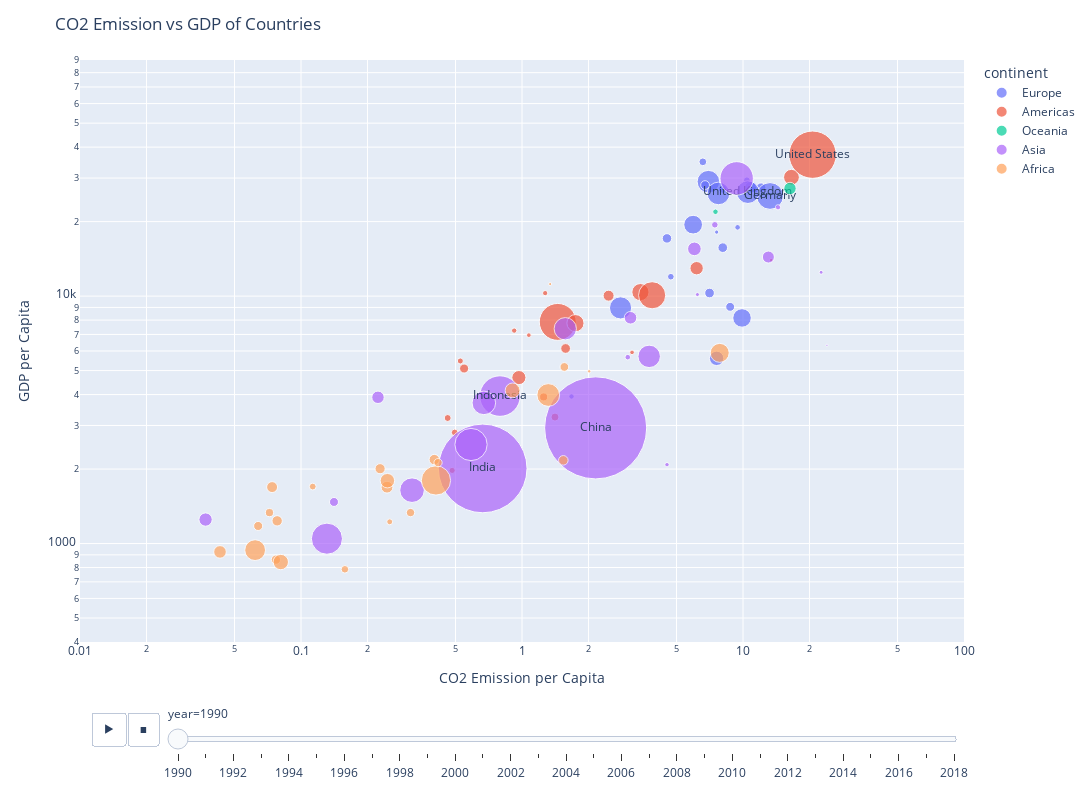

The notebook cell saved with this chart:
### Code cell
import plotly.express as px

source = co2

highlighted_countries = ['United States', 'China', 'India', 'Indonesia', 'United Kingdom', 'Germany']

# Create a new column for text values based on the condition
source['text_value'] = source['country'].apply(lambda country: country if country in highlighted_countries else '')

fig = px.scatter(data_frame=source, 
           x="co2_per_capita", 
           y="gdp_per_capita", 
           animation_frame="year", 
           animation_group="country",
           size="population", 
           color="continent", 
           hover_name="country", 
           log_x = True, log_y=True,
           size_max=80,
           width=1200,
           height=800,
           # text_baseline='bottom',
           range_x=[0.01,100], 
           range_y=[400,90000],
           text='text_value'
          )


fig.update_layout(
    title='CO2 Emission vs GDP of Countries',
    xaxis_title='CO2 Emission per Capita',
    yaxis_title='GDP per Capita'
)

fig.show()

### Figure 1 — Plotly figure (JSON) as saved in the notebook; plotly's stock layout.template omitted (floating-point values rounded to 4 significant figures)
{"data": [{"hovertemplate": "<b>%{hovertext}</b><br><br>continent=Europe<br>year=1990<br>co2_per_capita=%{x}<br>gdp_per_capita=%{y}<br>population=%{marker.size}<br>text_value=%{text}<extra></extra>", "hovertext": ["Albania", "Austria", "Belgium", "Bulgaria", "Croatia", "Denmark", "Finland", "France", "Germany", "Greece", "Hungary", "Ireland", "Italy", "Netherlands", "Poland", "Portugal", "Romania", "Slovenia", "Spain", "Sweden", "Switzerland", "Turkey", "United Kingdom"], "ids": ["Albania", "Austria", "Belgium", "Bulgaria", "Croatia", "Denmark", "Finland", "France", "Germany", "Greece", "Hungary", "Ireland", "Italy", "Netherlands", "Poland", "Portugal", "Romania", "Slovenia", "Spain", "Sweden", "Switzerland", "Turkey", "United Kingdom"], "legendgroup": "Europe", "marker": {"color": "#636efa", "size": [3295073, 7678732, 9959565, 8767778, 4873705, 5144626, 4986551, 56412896, 79370192, 10302255, 10375989, 3485370, 56756560, 14944550, 38064252, 10007347, 22836234, 1986030, 38889888, 8548407, 6711685, 54324140, 57210444], "sizemode": "area", "sizeref": 221400.0, "symbol": "circle"}, "mode": "markers+text", "name": "Europe", "orientation": "v", "showlegend": true, "text": ["", "", "", "", "", "", "", "", "Germany", "", "", "", "", "", "", "", "", "", "", "", "", "", "United Kingdom"], "type": "scatter", "x": [1.675, 8.093, 12.08, 8.748, 4.715, 10.42, 11.41, 6.974, 13.25, 8.099, 7.057, 9.452, 7.744, 10.83, 9.899, 4.529, 7.596, 7.601, 5.948, 6.736, 6.58, 2.792, 10.52], "xaxis": "x", "y": [3929.0, 27090.0, 27440.0, 9050.0, 11980.0, 29390.0, 26880.0, 29000.0, 25390.0, 15700.0, 10290.0, 18960.0, 26000.0, 27530.0, 8162.0, 17110.0, 5603.0, 18140.0, 19440.0, 28100.0, 34890.0, 8960.0, 26320.0], "yaxis": "y"}, {"hovertemplate": "<b>%{hovertext}</b><br><br>continent=Americas<br>year=1990<br>co2_per_capita=%{x}<br>gdp_per_capita=%{y}<br>population=%{marker.size}<br>text_value=%{text}<extra></extra>", "hovertext": ["Argentina", "Bolivia", "Brazil", "Canada", "Chile", "Colombia", "Costa Rica", "Dominican Republic", "Ecuador", "El Salvador", "Guatemala", "Honduras", "Jamaica", "Mexico", "Nicaragua", "Panama", "Paraguay", "Peru", "Trinidad and Tobago", "United States", "Uruguay", "Venezuela"], "ids": ["Argentina", "Bolivia", "Brazil", "Canada", "Chile", "Colombia", "Costa Rica", "Dominican Republic", "Ecuador", "El Salvador", "Guatemala", "Honduras", "Jamaica", "Mexico", "Nicaragua", "Panama", "Paraguay", "Peru", "Trinidad and Tobago", "United States", "Uruguay", "Venezuela"], "legendgroup": "Americas", "marker": {"color": "#EF553B", "size": [32637658, 7096195, 150706448, 27657206, 13342876, 32601396, 3158257, 7129004, 10449845, 5367182, 9084779, 5053235, 2392035, 81720424, 4227824, 2449966, 4059198, 22109102, 1266525, 248083728, 3117011, 19750580], "sizemode": "area", "sizeref": 221400.0, "symbol": "circle"}, "mode": "markers+text", "name": "Americas", "orientation": "v", "showlegend": true, "text": ["", "", "", "", "", "", "", "", "", "", "", "", "", "", "", "", "", "", "", "United States", "", ""], "type": "scatter", "x": [3.434, 1.41, 1.451, 16.57, 2.465, 1.745, 0.922, 1.253, 1.575, 0.461, 0.547, 0.496, 3.147, 3.88, 0.483, 1.074, 0.526, 0.968, 13.41, 20.65, 1.273, 6.168], "xaxis": "x", "y": [10380.0, 3244.0, 7866.0, 30230.0, 10040.0, 7777.0, 7253.0, 3914.0, 6143.0, 3216.0, 5097.0, 2810.0, 5924.0, 10080.0, 1975.0, 6953.0, 5468.0, 4685.0, 13980.0, 37290.0, 10280.0, 12970.0], "yaxis": "y"}, {"hovertemplate": "<b>%{hovertext}</b><br><br>continent=Oceania<br>year=1990<br>co2_per_capita=%{x}<br>gdp_per_capita=%{y}<br>population=%{marker.size}<br>text_value=%{text}<extra></extra>", "hovertext": ["Australia", "New Zealand"], "ids": ["Australia", "New Zealand"], "legendgroup": "Oceania", "marker": {"color": "#00cc96", "size": [17048002, 3397388], "sizemode": "area", "sizeref": 221400.0, "symbol": "circle"}, "mode": "markers+text", "name": "Oceania", "orientation": "v", "showlegend": true, "text": ["", ""], "type": "scatter", "x": [16.32, 7.507], "xaxis": "x", "y": [27230.0, 21920.0], "yaxis": "y"}, {"hovertemplate": "<b>%{hovertext}</b><br><br>continent=Asia<br>year=1990<br>co2_per_capita=%{x}<br>gdp_per_capita=%{y}<br>population=%{marker.size}<br>text_value=%{text}<extra></extra>", "hovertext": ["Bahrain", "Bangladesh", "Cambodia", "China", "India", "Indonesia", "Iran", "Israel", "Japan", "Jordan", "Kuwait", "Malaysia", "Mongolia", "Nepal", "Oman", "Pakistan", "Philippines", "Saudi Arabia", "Singapore", "Sri Lanka", "Taiwan", "Thailand", "Vietnam"], "ids": ["Bahrain", "Bangladesh", "Cambodia", "China", "India", "Indonesia", "Iran", "Israel", "Japan", "Jordan", "Kuwait", "Malaysia", "Mongolia", "Nepal", "Oman", "Pakistan", "Philippines", "Saudi Arabia", "Singapore", "Sri Lanka", "Taiwan", "Thailand", "Vietnam"], "legendgroup": "Asia", "marker": {"color": "#ab63fa", "size": [517429, 107147656, 8910806, 1153704192, 870452160, 182159888, 55793628, 4803255, 123686320, 3480591, 1674942, 17517060, 2161440, 19616528, 1804528, 115414072, 61558900, 16004768, 3022218, 17204098, 20586176, 55228408, 66912616], "sizemode": "area", "sizeref": 221400.0, "symbol": "circle"}, "mode": "markers+text", "name": "Asia", "orientation": "v", "showlegend": true, "text": ["", "", "", "China", "India", "Indonesia", "", "", "", "", "", "", "", "", "", "", "", "", "", "", "", "", ""], "type": "scatter", "x": [23.98, 0.131, 0.141, 2.154, 0.664, 0.795, 3.763, 7.458, 9.363, 3.01, 22.57, 3.098, 4.53, 0.037, 6.219, 0.588, 0.672, 13.03, 14.4, 0.223, 6.027, 1.57, 0.318], "xaxis": "x", "y": [6328.0, 1046.0, 1472.0, 2934.0, 2012.0, 3945.0, 5708.0, 19420.0, 29910.0, 5665.0, 12480.0, 8174.0, 2083.0, 1250.0, 10150.0, 2513.0, 3703.0, 14390.0, 22850.0, 3900.0, 15520.0, 7381.0, 1643.0], "yaxis": "y"}, {"hovertemplate": "<b>%{hovertext}</b><br><br>continent=Africa<br>year=1990<br>co2_per_capita=%{x}<br>gdp_per_capita=%{y}<br>population=%{marker.size}<br>text_value=%{text}<extra></extra>", "hovertext": ["Benin", "Botswana", "Burkina Faso", "Cameroon", "Cote d'Ivoire", "Egypt", "Ethiopia", "Ghana", "Guinea", "Kenya", "Madagascar", "Malawi", "Mauritius", "Morocco", "Mozambique", "Nigeria", "Rwanda", "Senegal", "South Africa", "Tanzania", "Togo", "Tunisia", "Uganda", "Zambia", "Zimbabwe"], "ids": ["Benin", "Botswana", "Burkina Faso", "Cameroon", "Cote d'Ivoire", "Egypt", "Ethiopia", "Ghana", "Guinea", "Kenya", "Madagascar", "Malawi", "Mauritius", "Morocco", "Mozambique", "Nigeria", "Rwanda", "Senegal", "South Africa", "Tanzania", "Togo", "Tunisia", "Uganda", "Zambia", "Zimbabwe"], "legendgroup": "Africa", "marker": {"color": "#FFA15A", "size": [5133429, 1341480, 9131362, 11430519, 11910540, 57214632, 47878076, 15446987, 6354146, 23162270, 11882763, 9539669, 1090296, 24570816, 13303461, 95214256, 7319970, 7536003, 39877568, 26206024, 3875958, 8440035, 17586634, 7686405, 10113899], "sizemode": "area", "sizeref": 221400.0, "symbol": "circle"}, "mode": "markers+text", "name": "Africa", "orientation": "v", "showlegend": true, "text": ["", "", "", "", "", "", "", "", "", "", "", "", "", "", "", "", "", "", "", "", "", "", "", "", ""], "type": "scatter", "x": [0.113, 2.013, 0.064, 0.228, 0.401, 1.315, 0.062, 0.245, 0.158, 0.246, 0.078, 0.077, 1.341, 0.907, 0.074, 0.408, 0.072, 0.417, 7.847, 0.081, 0.252, 1.555, 0.043, 0.313, 1.538], "xaxis": "x", "y": [1699.0, 4965.0, 1178.0, 2007.0, 2184.0, 3985.0, 940.5, 1689.0, 786.8, 1795.0, 1235.0, 860.7, 11190.0, 4158.0, 1691.0, 1799.0, 1333.0, 2122.0, 5896.0, 841.9, 1224.0, 5172.0, 925.1, 1334.0, 2169.0], "yaxis": "y"}], "layout": {"height": 800, "legend": {"itemsizing": "constant", "title": {"text": "continent"}, "tracegroupgap": 0}, "margin": {"t": 60}, "sliders": [{"active": 0, "currentvalue": {"prefix": "year="}, "len": 0.9, "pad": {"b": 10, "t": 60}, "steps": [{"args": [["1990"], {"frame": {"duration": 0, "redraw": false}, "fromcurrent": true, "mode": "immediate", "transition": {"duration": 0, "easing": "linear"}}], "label": "1990", "method": "animate"}, {"args": [["1991"], {"frame": {"duration": 0, "redraw": false}, "fromcurrent": true, "mode": "immediate", "transition": {"duration": 0, "easing": "linear"}}], "label": "1991", "method": "animate"}, {"args": [["1992"], {"frame": {"duration": 0, "redraw": false}, "fromcurrent": true, "mode": "immediate", "transition": {"duration": 0, "easing": "linear"}}], "label": "1992", "method": "animate"}, {"args": [["1993"], {"frame": {"duration": 0, "redraw": false}, "fromcurrent": true, "mode": "immediate", "transition": {"duration": 0, "easing": "linear"}}], "label": "1993", "method": "animate"}, {"args": [["1994"], {"frame": {"duration": 0, "redraw": false}, "fromcurrent": true, "mode": "immediate", "transition": {"duration": 0, "easing": "linear"}}], "label": "1994", "method": "animate"}, {"args": [["1995"], {"frame": {"duration": 0, "redraw": false}, "fromcurrent": true, "mode": "immediate", "transition": {"duration": 0, "easing": "linear"}}], "label": "1995", "method": "animate"}, {"args": [["1996"], {"frame": {"duration": 0, "redraw": false}, "fromcurrent": true, "mode": "immediate", "transition": {"duration": 0, "easing": "linear"}}], "label": "1996", "method": "animate"}, {"args": [["1997"], {"frame": {"duration": 0, "redraw": false}, "fromcurrent": true, "mode": "immediate", "transition": {"duration": 0, "easing": "linear"}}], "label": "1997", "method": "animate"}, {"args": [["1998"], {"frame": {"duration": 0, "redraw": false}, "fromcurrent": true, "mode": "immediate", "transition": {"duration": 0, "easing": "linear"}}], "label": "1998", "method": "animate"}, {"args": [["1999"], {"frame": {"duration": 0, "redraw": false}, "fromcurrent": true, "mode": "immediate", "transition": {"duration": 0, "easing": "linear"}}], "label": "1999", "method": "animate"}, {"args": [["2000"], {"frame": {"duration": 0, "redraw": false}, "fromcurrent": true, "mode": "immediate", "transition": {"duration": 0, "easing": "linear"}}], "label": "2000", "method": "animate"}, {"args": [["2001"], {"frame": {"duration": 0, "redraw": false}, "fromcurrent": true, "mode": "immediate", "transition": {"duration": 0, "easing": "linear"}}], "label": "2001", "method": "animate"}, {"args": [["2002"], {"frame": {"duration": 0, "redraw": false}, "fromcurrent": true, "mode": "immediate", "transition": {"duration": 0, "easing": "linear"}}], "label": "2002", "method": "animate"}, {"args": [["2003"], {"frame": {"duration": 0, "redraw": false}, "fromcurrent": true, "mode": "immediate", "transition": {"duration": 0, "easing": "linear"}}], "label": "2003", "method": "animate"}, {"args": [["2004"], {"frame": {"duration": 0, "redraw": false}, "fromcurrent": true, "mode": "immediate", "transition": {"duration": 0, "easing": "linear"}}], "label": "2004", "method": "animate"}, {"args": [["2005"], {"frame": {"duration": 0, "redraw": false}, "fromcurrent": true, "mode": "immediate", "transition": {"duration": 0, "easing": "linear"}}], "label": "2005", "method": "animate"}, {"args": [["2006"], {"frame": {"duration": 0, "redraw": false}, "fromcurrent": true, "mode": "immediate", "transition": {"duration": 0, "easing": "linear"}}], "label": "2006", "method": "animate"}, {"args": [["2007"], {"frame": {"duration": 0, "redraw": false}, "fromcurrent": true, "mode": "immediate", "transition": {"duration": 0, "easing": "linear"}}], "label": "2007", "method": "animate"}, {"args": [["2008"], {"frame": {"duration": 0, "redraw": false}, "fromcurrent": true, "mode": "immediate", "transition": {"duration": 0, "easing": "linear"}}], "label": "2008", "method": "animate"}, {"args": [["2009"], {"frame": {"duration": 0, "redraw": false}, "fromcurrent": true, "mode": "immediate", "transition": {"duration": 0, "easing": "linear"}}], "label": "2009", "method": "animate"}, {"args": [["2010"], {"frame": {"duration": 0, "redraw": false}, "fromcurrent": true, "mode": "immediate", "transition": {"duration": 0, "easing": "linear"}}], "label": "2010", "method": "animate"}, {"args": [["2011"], {"frame": {"duration": 0, "redraw": false}, "fromcurrent": true, "mode": "immediate", "transition": {"duration": 0, "easing": "linear"}}], "label": "2011", "method": "animate"}, {"args": [["2012"], {"frame": {"duration": 0, "redraw": false}, "fromcurrent": true, "mode": "immediate", "transition": {"duration": 0, "easing": "linear"}}], "label": "2012", "method": "animate"}, {"args": [["2013"], {"frame": {"duration": 0, "redraw": false}, "fromcurrent": true, "mode": "immediate", "transition": {"duration": 0, "easing": "linear"}}], "label": "2013", "method": "animate"}, {"args": [["2014"], {"frame": {"duration": 0, "redraw": false}, "fromcurrent": true, "mode": "immediate", "transition": {"duration": 0, "easing": "linear"}}], "label": "2014", "method": "animate"}, {"args": [["2015"], {"frame": {"duration": 0, "redraw": false}, "fromcurrent": true, "mode": "immediate", "transition": {"duration": 0, "easing": "linear"}}], "label": "2015", "method": "animate"}, {"args": [["2016"], {"frame": {"duration": 0, "redraw": false}, "fromcurrent": true, "mode": "immediate", "transition": {"duration": 0, "easing": "linear"}}], "label": "2016", "method": "animate"}, {"args": [["2017"], {"frame": {"duration": 0, "redraw": false}, "fromcurrent": true, "mode": "immediate", "transition": {"duration": 0, "easing": "linear"}}], "label": "2017", "method": "animate"}, {"args": [["2018"], {"frame": {"duration": 0, "redraw": false}, "fromcurrent": true, "mode": "immediate", "transition": {"duration": 0, "easing": "linear"}}], "label": "2018", "method": "animate"}], "x": 0.1, "xanchor": "left", "y": 0, "yanchor": "top"}], "title": {"text": "CO2 Emission vs GDP of Countries"}, "updatemenus": [{"buttons": [{"args": [null, {"frame": {"duration": 500, "redraw": false}, "fromcurrent": true, "mode": "immediate", "transition": {"duration": 500, "easing": "linear"}}], "label": "&#9654;", "method": "animate"}, {"args": [[null], {"frame": {"duration": 0, "redraw": false}, "fromcurrent": true, "mode": "immediate", "transition": {"duration": 0, "easing": "linear"}}], "label": "&#9724;", "method": "animate"}], "direction": "left", "pad": {"r": 10, "t": 70}, "showactive": false, "type": "buttons", "x": 0.1, "xanchor": "right", "y": 0, "yanchor": "top"}], "width": 1200, "xaxis": {"anchor": "y", "domain": [0, 1], "range": [-2.0, 2], "title": {"text": "CO2 Emission per Capita"}, "type": "log"}, "yaxis": {"anchor": "x", "domain": [0, 1], "range": [2.602, 4.954], "title": {"text": "GDP per Capita"}, "type": "log"}}}
